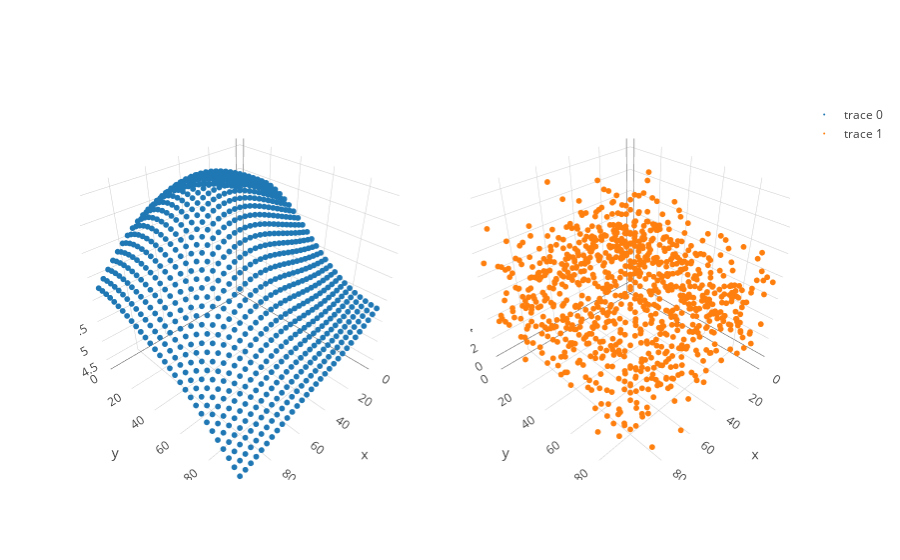

The notebook cell saved with this chart:
### Code cell
trace_func = go.Scatter3d(x = X[:,0], y = X[:,1], z=f, mode = 'markers', marker=dict(size = 2,))
trace_draws = go.Scatter3d(x = X[:,0], y = X[:,1], z=y, mode = 'markers', marker=dict(size = 2,))
fig = tools.make_subplots(rows=1, cols=2, specs=[[{'is_3d': True}, {'is_3d': True}]])
fig.append_trace(trace_func, 1, 1)
fig.append_trace(trace_draws, 1, 2)
iplot(fig)

### Figure 1 — Plotly figure (JSON) as saved in the notebook; plotly's stock layout.template omitted (floating-point values rounded to 4 significant figures; data arrays with more than 128 entries replaced by an {"elided": "..."} marker saying what was removed)
{"data": [{"marker": {"size": 2}, "mode": "markers", "scene": "scene1", "type": "scatter3d", "x": {"elided": "900 float values"}, "y": {"elided": "900 float values"}, "z": {"elided": "900 float values"}}, {"marker": {"size": 2}, "mode": "markers", "scene": "scene2", "type": "scatter3d", "x": {"elided": "900 float values"}, "y": {"elided": "900 float values"}, "z": {"elided": "900 float values"}}], "layout": {"scene1": {"domain": {"x": [0, 0.45], "y": [0, 1]}}, "scene2": {"domain": {"x": [0.55, 1], "y": [0, 1]}}}}
